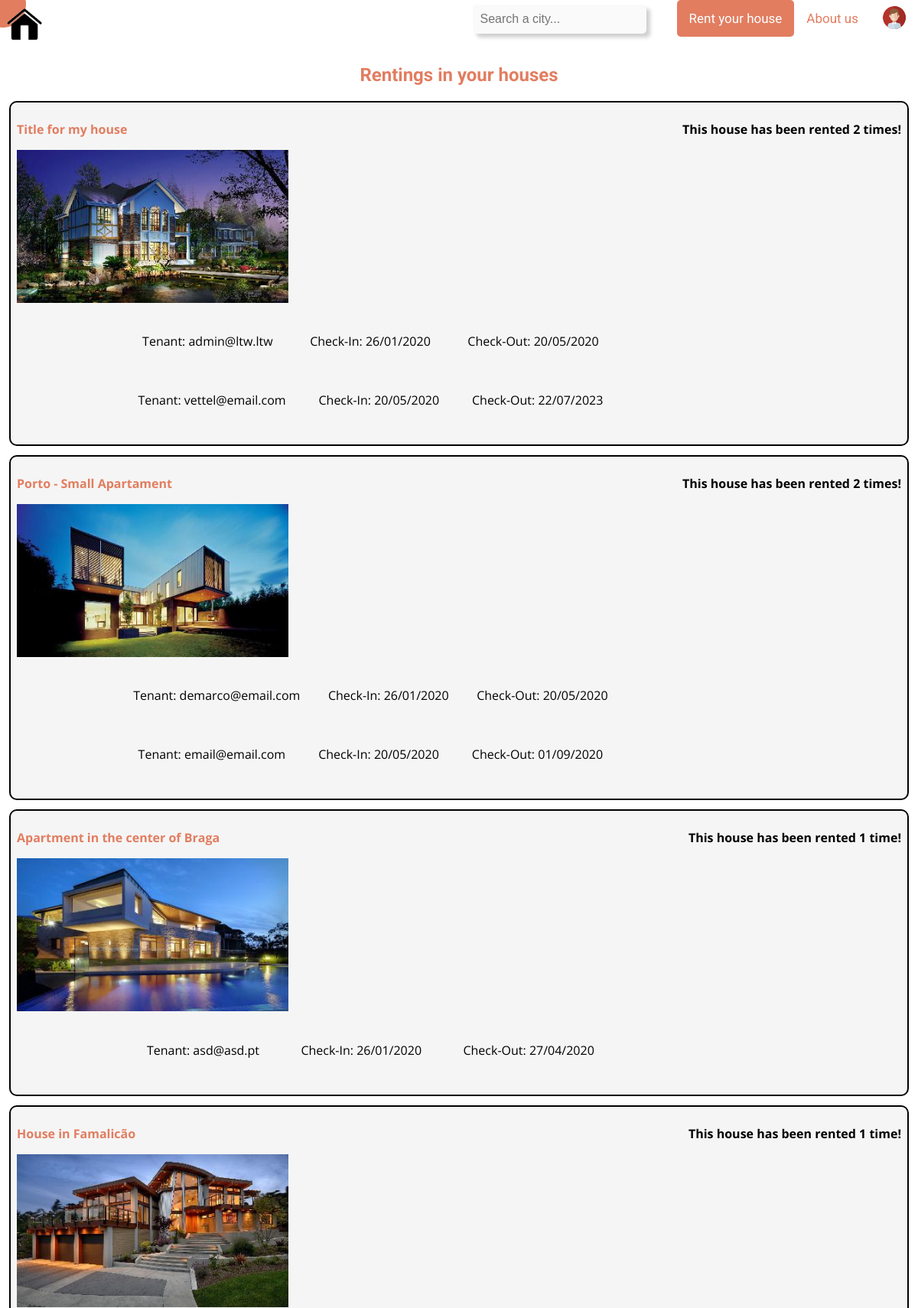
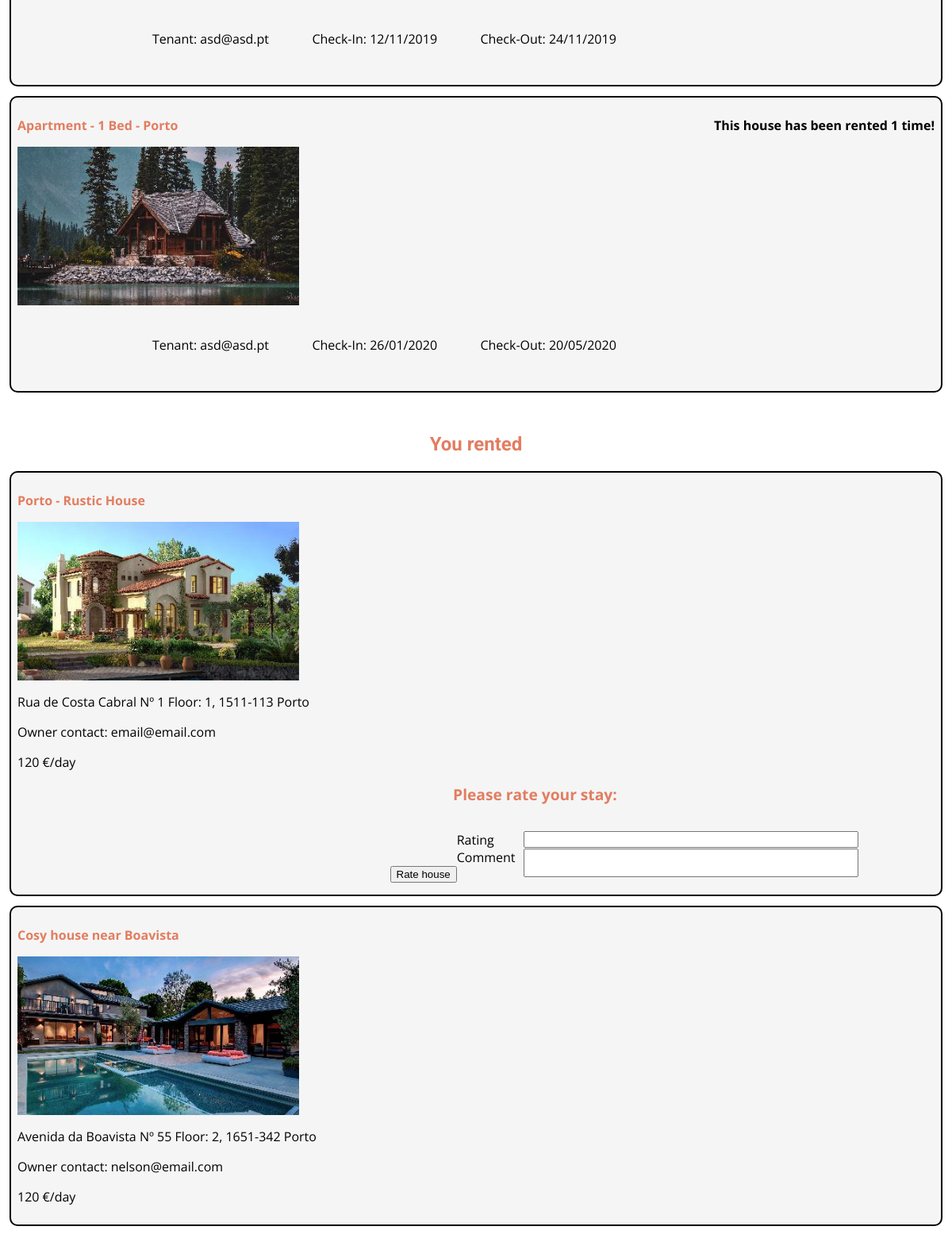
The app's page /my_rent_listing.php (signed in, upper part) with its own data (2 pictures, top to bottom).
### tables this page shows
CREATE TABLE House (
    houseID INTEGER PRIMARY KEY AUTOINCREMENT,
    owner TEXT NOT NULL,
    availability_start DATETIME NOT NULL,
    availability_end DATETIME NOT NULL,

    city TEXT NOT NULL,
    region TEXT NOT NULL,
    country TEXT NOT NULL,
    street TEXT NOT NULL,
    door INTEGER NOT NULL,
    floor TEXT NOT NULL,
    postal_code TEXT NOT NULL,

    title VARCHAR(64) NOT NULL,
    daily_price FLOAT NOT NULL,
    n_beds INTEGER NOT NULL,
    animals BOOLEAN NOT NULL DEFAULT FALSE,
    kitchen BOOLEAN NOT NULL,
    internet BOOLEAN NOT NULL,
    air_con BOOLEAN NOT NULL,
    low_mobility BOOLEAN NOT NULL,
    washing_machine BOOLEAN NOT NULL,
    img_count INTEGER NOT NULL,
    house_description TEXT,
    active BOOLEAN NOT NULL DEFAULT TRUE,

    FOREIGN KEY(owner) REFERENCES User(email),
    CHECK(availability_end > availability_start),
    UNIQUE(city, region, country, street, door, floor, postal_code)
);

CREATE TABLE Rent (
    user TEXT NOT NULL,
    house INTEGER NOT NULL,
    rent_start DATETIME NOT NULL,
    rent_end DATETIME NOT NULL,
    rating INTEGER DEFAULT NULL,
    comments TEXT DEFAULT NULL,
    PRIMARY KEY(house, rent_start),
    FOREIGN KEY(user) REFERENCES User(email),
    FOREIGN KEY(house) REFERENCES House(houseID),
    CHECK(rent_end > rent_start),
    CHECK(rating BETWEEN 1 AND 5 OR rating = NULL)
);

### database/house_q.php (called while the page is built, shortened)
<?php
include_once('connection.php');
function try_get_house_by_id($id) {
    global $db;
    $stmt = $db->prepare('SELECT * FROM House WHERE houseID = ?');
    $stmt->execute(array($id));
    $house_data = $stmt->fetch();
    if ($house_data !== false)
        return $house_data;
    else
        return NULL;
}
function try_get_houses_by_owner_email($email) {
    global $db;
    $stmt = $db->prepare('SELECT * FROM House WHERE owner = ?');
    $stmt->execute(array($email));
    $houses_data = $stmt->fetchAll();
    if ($houses_data !== false)
        return $houses_data;
    else
        return NULL;
}
function try_get_rents_by_user_email($email) {
    global $db;
    $stmt = $db->prepare('SELECT * FROM Rent WHERE user = ?');
    $stmt->execute(array($email));
    $rents_data = $stmt->fetchAll();
    if ($rents_data !== false)
        return $rents_data;
    else
        return NULL;
}
function try_get_rents_by_house($id) {
    global $db;
    $stmt = $db->prepare('SELECT * FROM Rent WHERE house= ?');
    $stmt->execute(array($id));
    $rent_listings = $stmt->fetchAll();
    if ($rent_listings !== false)
        return $rent_listings;
    else
        return NULL;
}
?>

### my_rent_listing.php (the view, shortened to what this page needs)
<?php
	include_once('templates/header.php');
	include_once('templates/navbar.php');
	include_once('database/connection.php');
    include_once('database/house_q.php');
    $email = $_SESSION['email'];
    ?>
    <h2>Rentings in your houses</h2>
    <?php
    $houses = try_get_houses_by_owner_email($email);
    if (!empty($houses)) {
        foreach($houses as $house) {
            $rents = try_get_rents_by_house($house['houseID']);
            $title = $house['title'];
            $id = $house['houseID'];
            $path = "images/houses/h$id/medium/h$id.jpg";
            $count = count($rents);
            if($count > 0){
                ?>
                <article id="house_simple_no_hover">
                    <header id="house_header">
                        <h2><?=$title?></h2>
                        <h3>This house has been rented <?php if ($count == 1) {echo $count; echo " time!";} else {echo $count; echo " times!";} ?></h2>
                    </header>
                    <article>
                        <img src="<?php echo $path?>" width="355" height="200">
                        <?php
                        foreach($rents as $rent) {
                        $tenant = $rent['user'];
                        $checkin = date('d/m/Y', $rent['rent_start']);
                        $checkout = date('d/m/Y', $rent['rent_end']);
                        ?>
                        <div id="rent_info">
                            <p id="tenant">Tenant: <?=$tenant?></p>
                            <p id="checkin">Check-In: <?=$checkin?></p>
                            <p id="checkin">Check-Out: <?=$checkout?></p>
                        </div>
                        <?php
                        }
                        ?>
                        </article>
                </article><?php
            }
        }
    } else {
        ?>
        <h3 class="empty">Your houses have no rentings or you have no houses</h3>
        <?php
    }
    ?>
    <br><h2>You rented</h2>
    <?php
    $rents = try_get_rents_by_user_email($email);
    if (!empty($rents)) {
        foreach($rents as $rent) {
            $id = $rent['house'];
            $house = try_get_house_by_id($id);
            $checkout = $rent['rent_end'];
            $today = date('d-m-Y');
            $today = strtotime($today);
            $path = "images/houses/h$id/medium/h$id.jpg";
            ?>
            <div id="house_simple_no_hover">
                <article>
                    <header id="house_header">
                        <h2><?=$house['title']?></h2>
                    </header>
                    <img src=<?php echo $path?> width="355" height="200">
                    <p id="address"><?php printf("%s Nº %s Floor: %s, %s %s\n", $house['street'], $house['door'], $house['floor'], $house['postal_code'], $house['city']); ?></p>
                    <p id="owner">Owner contact: <?=$house['owner']?></p>
                    <p id="price"><?=$house['daily_price']?> €/day</p>
                    <?php if( ($today > $checkout) && ($rent['rating'] == NULL) ) { ?>
                            <div id="rate_title">Please rate your stay:</div><br>
                            <form id="rating_form" method="post" action="actions/add_rating.php">
                                <label for = "rating_value">Rating</label>
                                <input type="number" min="1" max="5" id="rating_value" name="rating_value" required>
                                <br><label for = "rating_comment">Comment</label>
                                <textarea id="rating_comment" maxlength="500" clos="50" rows="2"></textarea>
                                <br><input type="submit" id="rating_send" value="Rate house">
                            </form>
                        <?php
                    } ?>
                </article>
            </div>
            <?php
        }
    }else {
        ?>
        <h3 class="empty">Your houses have no rentings or you have no houses</h3>
        <?php
    }
    include_once('templates/footer.php');
?>

### css/style.css (style rules this page uses)
body { background-color: #ffffff; margin: 0em; font-family: 'Open Sans', sans-serif; }
#registerform h1, h2 ,#signup-container h1, h2 { text-align: center; color:#e27d60; }
label, input { display: inline-block; }
label + input { width: 50%; }
#rent_info { width: 60%; margin: 2% 10%; }

### css/popup.css (style rules this page uses)
body { font-family: 'Open Sans', sans-serif; }
* { box-sizing: border-box; }

### my_rent_listing.php (style rules this page uses)
#house_simple_no_hover { font-family: 'Open Sans', sans-serif; margin: 1%; width: 98%; padding: 0.5em; background: #f5f5f5; border-radius: 10px; border-style: solid; border-width: 2px; border-color: black; }
#house_header { display: flex; flex-direction: row; justify-content: space-between; font-size: 1em; font-weight: bold; margin: 0em 0em; }
#house_header h2, #house_header h3 { font-size: 1em; font-weight: bold; margin: 1em 0em; }
#rent_info { flex-grow: 2; display: flex; flex-direction: row; justify-content: space-evenly; }
#rating_form { margin-left: 25%; padding: 1%; }
#rating_form input { margin-right: 10%; float: right; }
#rating_form textarea { width: 50%; margin-right: 10%; float: right; resize: none; }
#rating_form label { margin-left: 30%; }
#rate_title { color: #e27d60; font-size: 1.2em; font-weight: bold; margin-left: 47.5%; }
input[type=number] { -moz-appearance:textfield; }
#rating_send { float: center; }

### templates/logged_popup.php (style rules this page uses)
body { font-family: 'Roboto', sans-serif; }
* { box-sizing: border-box; }

### records on screen
house: title "Title for my house", count "2", shows a picture
rent: user "admin@ltw.ltw", rent_start "26/01/2020", rent_end "20/05/2020"
rent: user "vettel@email.com", rent_start "20/05/2020", rent_end "22/07/2023"
house: title "Porto - Small Apartament", count "2", shows a picture
rent: user "demarco@email.com", rent_start "26/01/2020", rent_end "20/05/2020"
rent: user "email@email.com", rent_start "20/05/2020", rent_end "01/09/2020"
house: title "Apartment in the center of Braga", count "1", shows a picture
rent: user "asd@asd.pt", rent_start "26/01/2020", rent_end "27/04/2020"
house: title "House in Famalicão", count "1", shows a picture
rent: user "asd@asd.pt", rent_start "12/11/2019", rent_end "24/11/2019"
house: title "Apartment - 1 Bed - Porto", count "1", shows a picture
rent: user "asd@asd.pt", rent_start "26/01/2020", rent_end "20/05/2020"
rent: house.title "Porto - Rustic House", shows a picture, house.street "Rua de Costa Cabral", house.door "1", house.floor "1", house.postal_code "1511-113", house.city "Porto", house.owner "email@email.com", house.daily_price "120"
rent: house.title "Cosy house near Boavista", shows a picture, house.street "Avenida da Boavista", house.door "55", house.floor "2", house.postal_code "1651-342", house.city "Porto", house.owner "nelson@email.com", house.daily_price "120"
